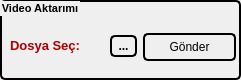
   <widget class="QGroupBox" name="groupBox">
    <property name="geometry">
     <rect>
      <x>940</x>
      <y>0</y>
      <width>241</width>
      <height>80</height>
     </rect>
    </property>
    <property name="font">
     <font>
      <family>Arial</family>
      <pointsize>8</pointsize>
      <weight>75</weight>
      <bold>true</bold>
     </font>
    </property>
    <property name="styleSheet">
     <string notr="true">border: 2px solid black;
border-radius: 5px;
</string>
    </property>
    <property name="title">
     <string>Video Aktarımı</string>
    </property>
    <widget class="QLabel" name="label_8">
     <property name="geometry">
      <rect>
       <x>10</x>
       <y>35</y>
       <width>91</width>
       <height>21</height>
      </rect>
     </property>
     <property name="palette">
      <palette>
       <active>
        <colorrole role="WindowText">
         <brush brushstyle="SolidPattern">
          <color alpha="255">
           <red>170</red>
           <green>0</green>
           <blue>0</blue>
          </color>
         </brush>
        </colorrole>
       </active>
       <inactive>
        <colorrole role="WindowText">
         <brush brushstyle="SolidPattern">
          <color alpha="255">
           <red>170</red>
           <green>0</green>
           <blue>0</blue>
          </color>
         </brush>
        </colorrole>
       </inactive>
       <disabled>
        <colorrole role="WindowText">
         <brush brushstyle="SolidPattern">
          <color alpha="255">
           <red>120</red>
           <green>120</green>
           <blue>120</blue>
          </color>
         </brush>
        </colorrole>
       </disabled>
      </palette>
     </property>
     <property name="font">
      <font>
       <family>Arial</family>
       <pointsize>10</pointsize>
       <weight>75</weight>
       <bold>true</bold>
      </font>
     </property>
     <property name="contextMenuPolicy">
      <enum>Qt::DefaultContextMenu</enum>
     </property>
     <property name="styleSheet">
      <string notr="true">border: none;</string>
     </property>
     <property name="text">
      <string>Dosya Seç:</string>
     </property>
    </widget>
    <widget class="QToolButton" name="toolButton">
     <property name="geometry">
      <rect>
       <x>110</x>
       <y>35</y>
       <width>27</width>
       <height>22</height>
      </rect>
     </property>
     <property name="font">
      <font>
       <pointsize>9</pointsize>
       <weight>75</weight>
       <bold>true</bold>
      </font>
     </property>
     <property name="autoFillBackground">
      <bool>false</bool>
     </property>
     <property name="text">
      <string>...</string>
     </property>
    </widget>
    <widget class="QPushButton" name="pushButton_4">
     <property name="geometry">
      <rect>
       <x>143</x>
       <y>33</y>
       <width>93</width>
       <height>28</height>
      </rect>
     </property>
     <property name="autoFillBackground">
      <bool>false</bool>
     </property>
     <property name="text">
      <string>Gönder</string>
     </property>
    </widget>
   </widget>
